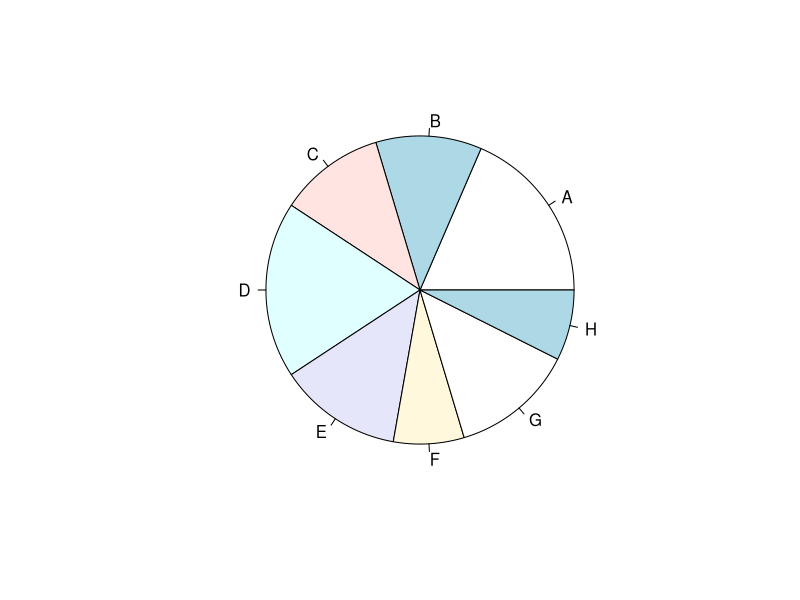
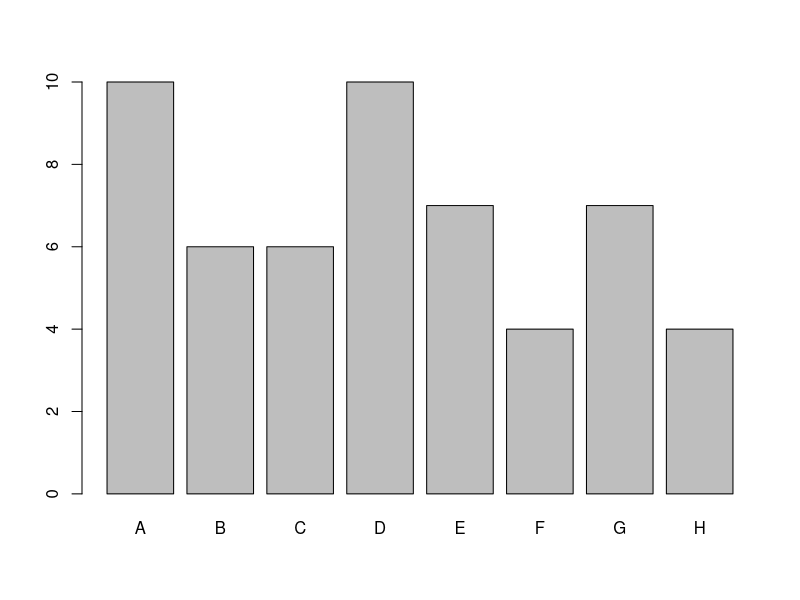

Write R code to recreate these figures, in order. (Note: this script raises an error after producing the figures.)
library(MASS)
school=painters$School
school.freq=table(school)
pie(school.freq)
school.relfreq = school.freq/nrow(painters)
barplot(school.freq)
colors=c("blue","red","green","yellow","violet","orange","cyan")
lot(school.freq,col=colors)
tapply(painters$Composition,painters$School,mean)
duration=faithful$eruptions
range(duration)
breaks=seq(1.5,5,5,by=1.5)
duration.cut=cut(duration,breaks,right=FALSE)

duration.freq=table(duration.cut)
duration.cumfreq=cumsum(duration.freq)

barplot(duration.cumfreq,col=colors)
hist(duration,right=FALSE)
duration.relfreq=duration.freq/nrow(faithful)

cumlfreq0=c(0,duration.cumfreq)

plot(breaks,cumlfreq0,main="Cumuulatove Frequency of faithful eruptions",xlab="Duration Minutes",ylab="faithful eruptions frequency proportions")
lines(breaks,cumlfreq0)
stem(duration)
plot(duration,waiting,xlab="Duration",ylab="Waiting")